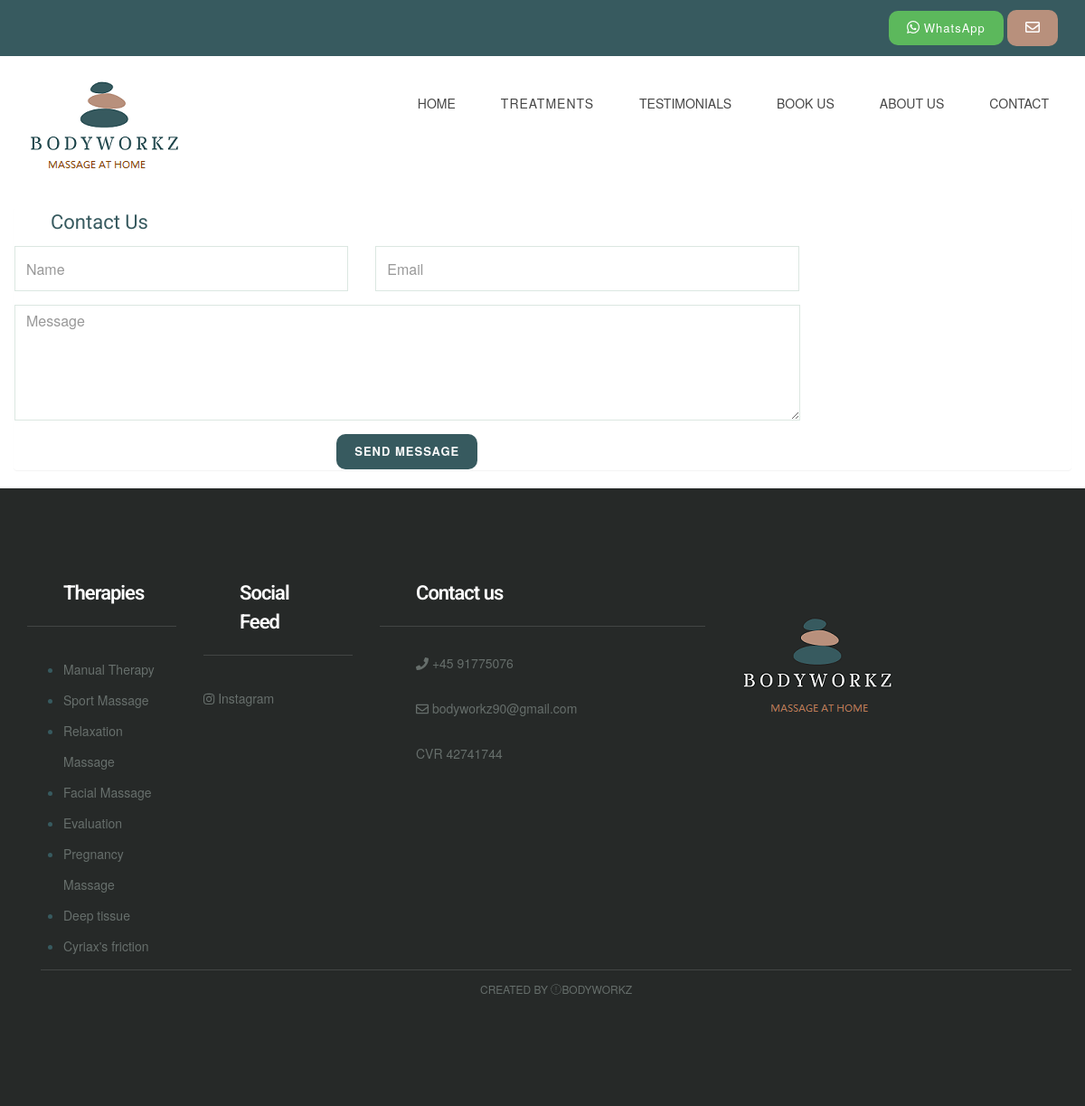
Page /contact/ on the committed database.
### MainApp/models.py (models this page shows, shortened)
class Therapy(models.Model):
    name = models.CharField(max_length=255 , verbose_name = "Nombre")
    image = models.ImageField(verbose_name="Foto", blank=True, null=True, upload_to="Images")
    short_description = models.CharField(max_length=150, verbose_name="Descripcion corta", blank=True, null=True,default="Massage")
    description = models.TextField()
    therapist = models.ManyToManyField(Therapist, verbose_name= "Terapeuta")
    duration = models.CharField(max_length=200, verbose_name = "Duracion", default="--")
    price = models.IntegerField(verbose_name="Precio",blank=True, null=True)
    class Meta:
            verbose_name="Terapia"
            verbose_name_plural="Terapias"

### MainApp/views.py (the view, shortened to what this page needs)
# urls.py: path('contact/', views.contacto ,name ="contacto"),
def contacto(request):
    contact_form = Contactform()
    therapy = Therapy.objects.all()
    return render (request, 'contact.html', {'form':contact_form, 'therapy':therapy })

### MainApp/forms.py
class Contactform(forms.Form):
    name = forms.CharField(required=True, widget=forms.TextInput(
        attrs={'class':'form-control', 'placeholder':'Name'}
    ))
    email = forms.EmailField(required=True, widget=forms.TextInput(
        attrs={'class':'form-control','placeholder':'Email'}
    ))
    content = forms.CharField(required= True, widget=forms.Textarea(
        attrs={"rows":5, "cols":20, 'class':'form-control','placeholder':'Message'}
    ))

### MainApp/templates/contact.html (shortened to what this page needs)
{% extends "base.html" %} {% block content %} {% load static %}
<div class="container ">
    <div class="row ">
        <article id="contact" class="panel">
            <header>
                <h2>Contact Us</h2>
            </header>
            <form action="" method="POST">
                <div>
                    <div class="row">
                        <div class="col-md-4">
                            {{ form.name }}
                        </div>
                        <div class="col-md-5">
                            {{ form.email }}
                        </div>
                        <div class="col-md-9">
                            {{form.content}}
                        </div>
                        <div class="col-md-9" align="center">
                            <input type="submit" class="btn btn-primary" value="Send Message ">
                        </div>
                    </div>
                </div>
            </form>
        </article>
    </div>
</div>
{% endblock %}

### MainApp/templates/base.html (shortened to what this page needs)
<!DOCTYPE html> {% load static %}
<html lang="en">
<head>
    <link href="{% static 'ap1/css/bootstrap.min.css' %}" rel="stylesheet">
    <link href="{% static 'ap1/css/font-awesome.min.css' %}" rel="stylesheet">
    <link href="{% static 'ap1/css/style.css' %}" rel="stylesheet">
</head>
<div class="header-top">
    <div class="container">
        <div class="row">
            <div class="col-lg-12 col-md-8 col-sm-8  col-xs-12">
                <div class="top-text">
                    <span class="text-block call-block">
                        <a href="https://wa.me/+4591775076 " title="click to open whatsapp chat ">
                            <button class="btn btn-success whatsapp-button">
                                <i class="fab fa-whatsapp" style="font-size: 16" aria-hidden="true "></i>
                                <span class="call-no" style="font-weight: 400; text-transform: capitalize">WhatsApp</span>
                    </button>
                    </a>
                    </span><a href="{% url 'contacto' %}" title="Contact Us"><button class="btn text-block mail-block hidden-xs hidden-sm">
                        <i class="fa fa-envelope-o" style="font-size: 16" aria-hidden="true "></i>
                    </button></a>
                </div>
            </div>
        </div>
    </div>
</div>
<div class="header">
    <div class="container">
        <div class="row">
            <div class="col-lg-4     col-md-4 col-sm-12 col-xs-12">
                <a href="{% url 'index' %}"><img src="{% static 'ap1/images/bodyworkz.png' %}" alt=""></a>
            </div>
            </ <div class="col-lg-6 col-md-4 col-sm-12 col-xs-12">
            <div class="navigation">
                <div id="navigation">
                    <ul>
                        <li class="active"><a href="{% url 'index' %}" title="Home">HOME</a></li>
                        <li class="active">
                            <a class="btn btn-secondary dropdown-toggle" href="#" role="button" id="dropdownMenuLink" data-toggle="dropdown" aria-haspopup="true" aria-expanded="false">
                                      Treatments
                                    </a>
                        </li>
                        <li><a href="{% url 'reviews' %}" title="Styleguide">TESTIMONIALS</a> </li>
                        <li>
                            <a href="{% url 'appointment' %}" title="Styleguide">BOOK US</a>
                        </li><li>
                            <a href="{% url 'about-us' %}" title="Styleguide">ABOUT US</a>
                        </li>
                        <li><a href="{% url 'contacto' %}" title="Contact Us">CONTACT</a> </li>
                    </ul>
                </div>
            </div>
        </div>
    </div>
</div>
</div>
{%block content %} {% endblock %}
<div class="footer">
    <div class="container">
        <div class="row">
            <div class="col-lg-2 col-md-3 col-sm-2 col-xs-12">
                <div class="footer-widget">
                    <h2 class="widget-title">Therapies</h2>
                    <ul>
                        {% for terapia in therapy %}
                        <li>
                            <a href="{% url 'article' terapia.id %} " class="tag">{{terapia.name}}</a> {% endfor %}
                        </li>
                    </ul>
                </div>
            </div>
            <div class="col-lg-2 col-md-2 col-sm-2 col-xs-12">
                <div class="footer-widget footer-social">
                    <h2 class="widget-title">Social Feed</h2>
                    <ul class="listnone">
                        <li>
                            <a href="http://instagram.com/_bodyworkz.dk"> <i class="fa fa-instagram"></i> Instagram</a>
                        </li>
                    </ul>
                </div>
            </div>
            <div class="col-lg-4 col-md-2 col-sm-2 col-xs-12">
                <div class="footer-widget footer-social">
                    <h2 class="widget-title">Contact us </h2>
                    <ul class="listnone contact">
                        <li><i class="fa fa-phone"></i> +45 91775076</li>
                        <li><i class="fa fa-envelope-o"></i> bodyworkz90@gmail.com</li>
                        <li> CVR 42741744</li>
                    </ul>
                </div>
            </div>
            <div class="col-lg-2 col-md-2 col-sm-6 col-xs-12">
                <div class="footer-widget footer-social">
                    <a href="{% url 'index' %}"><img src="{% static 'ap1/images/FOOTER.png' %}" alt=""></a>
                </div>
            </div>
        </div>
        <div class="tiny-footer">
            <div class="container">
                <div class="row">
                    <div class="col-lg-12 col-md-12 col-sm-12 col-xs-12">
                        <div class="copyright-content">
                            Created by <i class="fa fa-love"></i>Bodyworkz
                        </div>
                    </div>
                </div>
            </div>
        </div>
    </div>
    </body>
</html>

### MainApp/static/ap1/css/style.css (style rules this page uses)
h1, h2, h3, h4, h5, h6 { margin: 0; padding: 0; margin-bottom: 10px; color: #375a5f; font-weight: 400; font-family: 'Roboto', sans-serif; }
h2 { font-size: 22px; line-height: 32px; padding: 0px 40px 0px 40px; }
ul, ol { margin: 0; }
a { color: #375a5f; text-decoration: none; -webkit-transition: all 0.3s; -moz-transition: all 0.3s; transition: all 0.3s; }
.listnone { list-style: none; padding: 0px; }
.form-control { width: 100%; height: 50px; padding: 6px 12px; font-size: 16px; line-height: 1.42857143; color: #333; background-color: #fff; border: 1px solid #dbe7e1; background-image: none; border-radius: 0px; -webkit-box-shadow: inset 0 0px 0px rgba(255, 255, 255, .075); box-shadow: inset 3px 3px 3px rgba(255, 255, 255, .075); margin-bottom: 15px; }
.btn { display: inline-block; padding: 10px 20px; margin-bottom: 0; font-size: 13px; font-weight: 800; letter-spacing: 1px; line-height: 1.42857143; text-align: center; border: none; text-transform: uppercase; border-radius: 0px; }
.btn-primary { background-color: #375a5f; color: #fafafa; border-radius: 10px; }
.header { background-color: #fff; z-index: 9999; position: relative; padding-top: 20px; padding-bottom: 20px; }
.header-top { background-color: #375a5f; font-size: 15px; padding-top: 11px; padding-bottom: 11px; line-height: 15px; color: #fff; font-weight: 500; }
.top-text { text-align: right; }
.top-text .text-block { padding-left: 20px; color: #fff; line-height: 18px; }
.mail-block { border-radius: 10px; background-color: #b8907c; height: 40px; border: none; font-weight: 400; text-transform: lowercase; }
.whatsapp-button { border-radius: 10px; }
.navigation { float: right; }
#navigation, #navigation ul, #navigation ul li, #navigation ul li a, #navigation #menu-button { margin: 0; padding: 0; border: 0; list-style: none; line-height: 1; display: block; position: relative; -webkit-box-sizing: border-box; -moz-box-sizing: border-box; box-sizing: border-box; }
#navigation:after, #navigation>ul:after { content: "."; display: block; clear: both; visibility: hidden; line-height: 0; height: 0; }
#navigation { margin-top: 10px; }
#navigation>ul>li { float: left; }
#navigation>ul>li>a { padding: 15px 25px; font-size: 14px; color: #474747; text-decoration: none; font-weight: 500; text-transform: uppercase; border-radius:10px; }
.footer { background-color: #262928; padding-top: 100px; padding-bottom: 100px; }
.footer-widget .widget-title { color: #fff; font-weight: 600; letter-spacing: -1px; border-bottom: 1px solid #424544; padding-bottom: 20px; margin-bottom: 30px; }
.footer-widget li a { color: #676f6c; line-height: 34px; }
.footer .contact li { position: relative; padding-left: 40px; display: block; margin-bottom: 15px; padding: 0 0 15px 40px; color: #666e6b; }
.tiny-footer { background-color: #262928; padding-top: 9px; padding-bottom: 9px; font-size: 12px; color: #56575e; text-align: left; text-transform: uppercase; text-align: center; }
.copyright-content { border-top: 1px solid #424544; padding: 12px; color: #676f6c; }
.widget-title { margin-bottom: 20px; }

### rows in the picture
Therapy: name "Manual Therapy"
Therapy: name "Sport Massage"
Therapy: name "Relaxation Massage"
Therapy: name "Facial Massage"
Therapy: name "Evaluation"
Therapy: name "Pregnancy Massage"
Therapy: name "Deep tissue"
Therapy: name "Cyriax's friction"
